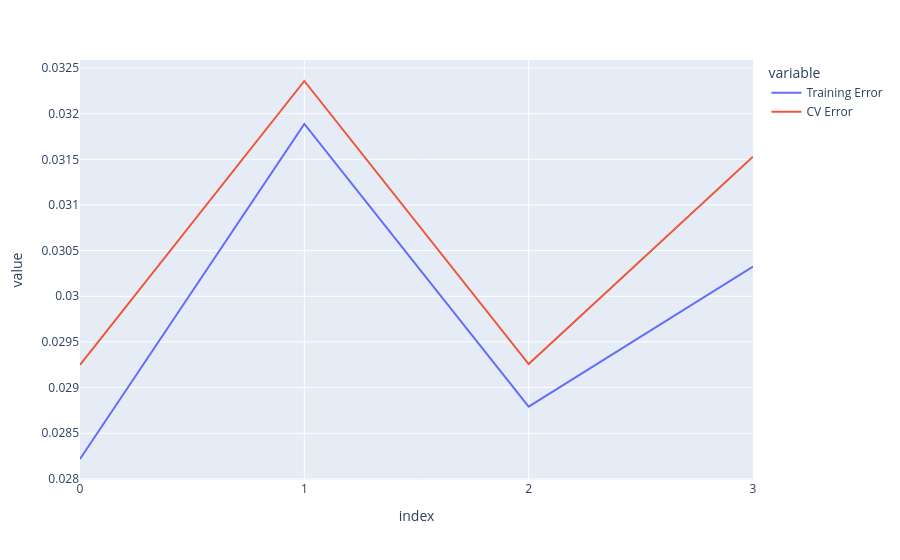

Here is the notebook cell this chart was saved with:
### Code cell
import plotly.express as px
fig = px.line(cv_errors_vs_whichFeatures, x = cv_errors_vs_whichFeatures.index, y = ["Training Error", "CV Error"])
fig.update_xaxes(type='category')
fig.show()

### Figure 1 — Plotly figure (JSON) as saved in the notebook; plotly's stock layout.template omitted (floating-point values rounded to 4 significant figures)
{"data": [{"hovertemplate": "variable=Training Error<br>index=%{x}<br>value=%{y}<extra></extra>", "legendgroup": "Training Error", "line": {"color": "#636efa", "dash": "solid"}, "marker": {"symbol": "circle"}, "mode": "lines", "name": "Training Error", "orientation": "v", "showlegend": true, "type": "scatter", "x": [0, 1, 2, 3], "xaxis": "x", "y": [0.02822, 0.03189, 0.02879, 0.03033], "yaxis": "y"}, {"hovertemplate": "variable=CV Error<br>index=%{x}<br>value=%{y}<extra></extra>", "legendgroup": "CV Error", "line": {"color": "#EF553B", "dash": "solid"}, "marker": {"symbol": "circle"}, "mode": "lines", "name": "CV Error", "orientation": "v", "showlegend": true, "type": "scatter", "x": [0, 1, 2, 3], "xaxis": "x", "y": [0.02925, 0.03236, 0.02926, 0.03153], "yaxis": "y"}], "layout": {"legend": {"title": {"text": "variable"}, "tracegroupgap": 0}, "margin": {"t": 60}, "xaxis": {"anchor": "y", "domain": [0, 1], "title": {"text": "index"}, "type": "category"}, "yaxis": {"anchor": "x", "domain": [0, 1], "title": {"text": "value"}}}}
